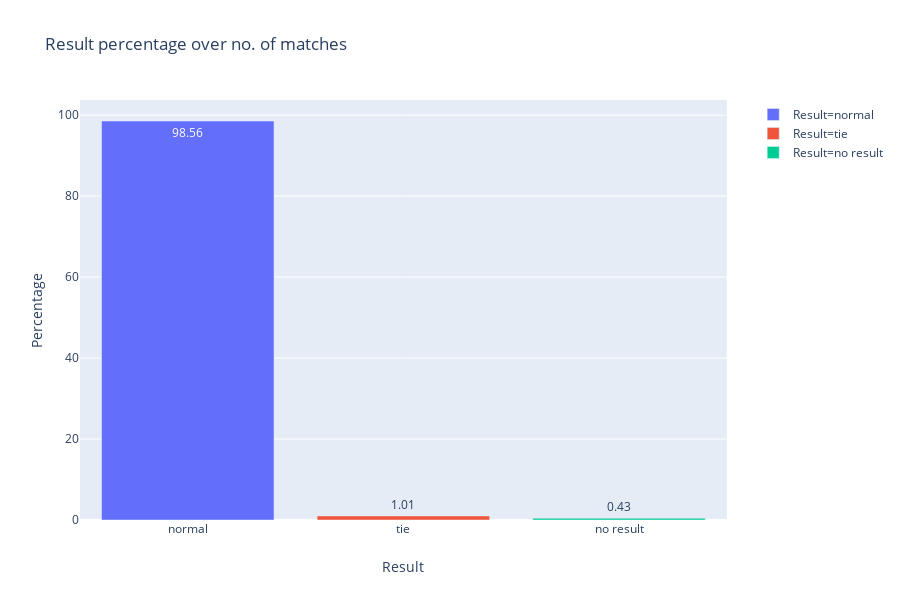

The code cell stored with this chart in its notebook:
### Markdown cell above
#### 4.1.4 What was the result of most number of the matches?

### Code cell
df=np.round(ipl_data['result'].value_counts().to_frame()/696*100,2)
df=df.rename(columns={'result':'Percentage'}).reset_index().rename(columns={'index':'Result'})
fig = px.bar(df, x='Result', y='Percentage',color='Result',title='Result percentage over no. of matches',text='Percentage')
fig.show()

### Figure 1 — Plotly figure (JSON) as saved in the notebook; plotly's stock layout.template omitted (floating-point values rounded to 4 significant figures)
{"data": [{"alignmentgroup": "True", "hoverlabel": {"namelength": 0}, "hovertemplate": "Result=%{x}<br>Percentage=%{text}", "legendgroup": "Result=normal", "marker": {"color": "#636efa"}, "name": "Result=normal", "offsetgroup": "Result=normal", "orientation": "v", "showlegend": true, "text": [98.56], "textposition": "auto", "type": "bar", "x": ["normal"], "xaxis": "x", "y": [98.56], "yaxis": "y"}, {"alignmentgroup": "True", "hoverlabel": {"namelength": 0}, "hovertemplate": "Result=%{x}<br>Percentage=%{text}", "legendgroup": "Result=tie", "marker": {"color": "#EF553B"}, "name": "Result=tie", "offsetgroup": "Result=tie", "orientation": "v", "showlegend": true, "text": [1.01], "textposition": "auto", "type": "bar", "x": ["tie"], "xaxis": "x", "y": [1.01], "yaxis": "y"}, {"alignmentgroup": "True", "hoverlabel": {"namelength": 0}, "hovertemplate": "Result=%{x}<br>Percentage=%{text}", "legendgroup": "Result=no result", "marker": {"color": "#00cc96"}, "name": "Result=no result", "offsetgroup": "Result=no result", "orientation": "v", "showlegend": true, "text": [0.43], "textposition": "auto", "type": "bar", "x": ["no result"], "xaxis": "x", "y": [0.43], "yaxis": "y"}], "layout": {"barmode": "relative", "height": 600, "legend": {"tracegroupgap": 0}, "title": {"text": "Result percentage over no. of matches"}, "xaxis": {"anchor": "y", "categoryarray": ["normal", "tie", "no result"], "categoryorder": "array", "domain": [0, 0.98], "title": {"text": "Result"}}, "yaxis": {"anchor": "x", "domain": [0, 1], "title": {"text": "Percentage"}}}}
